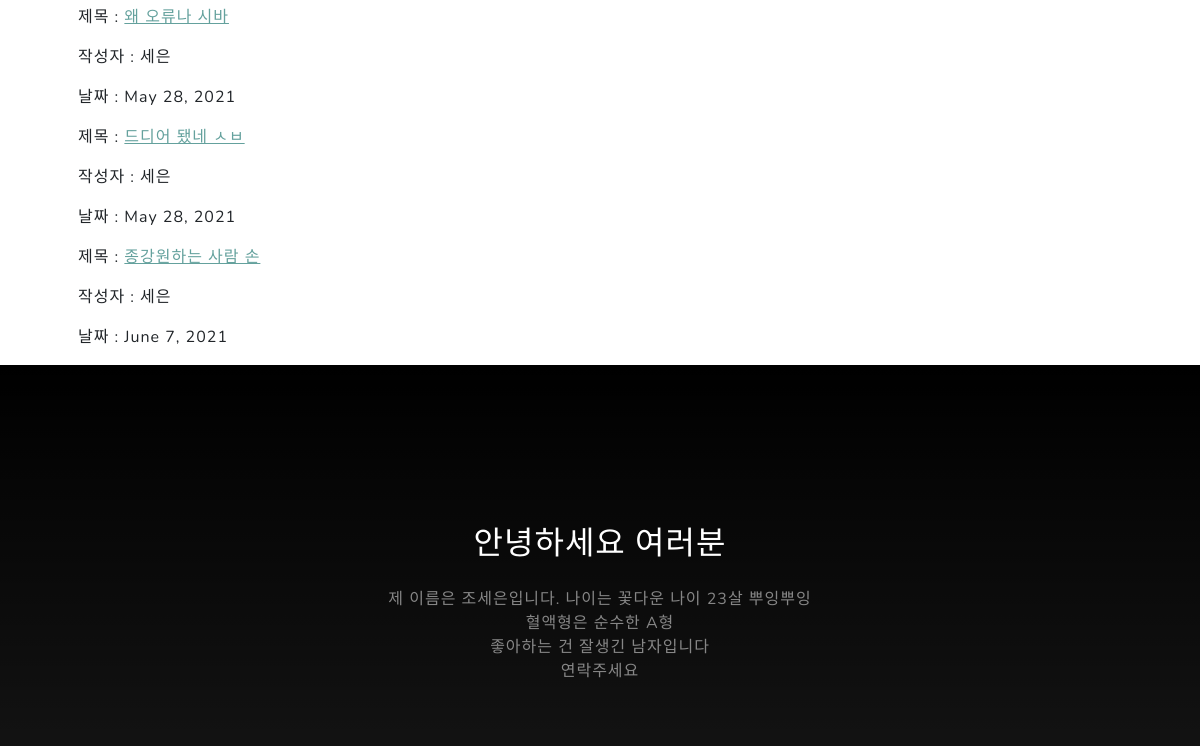
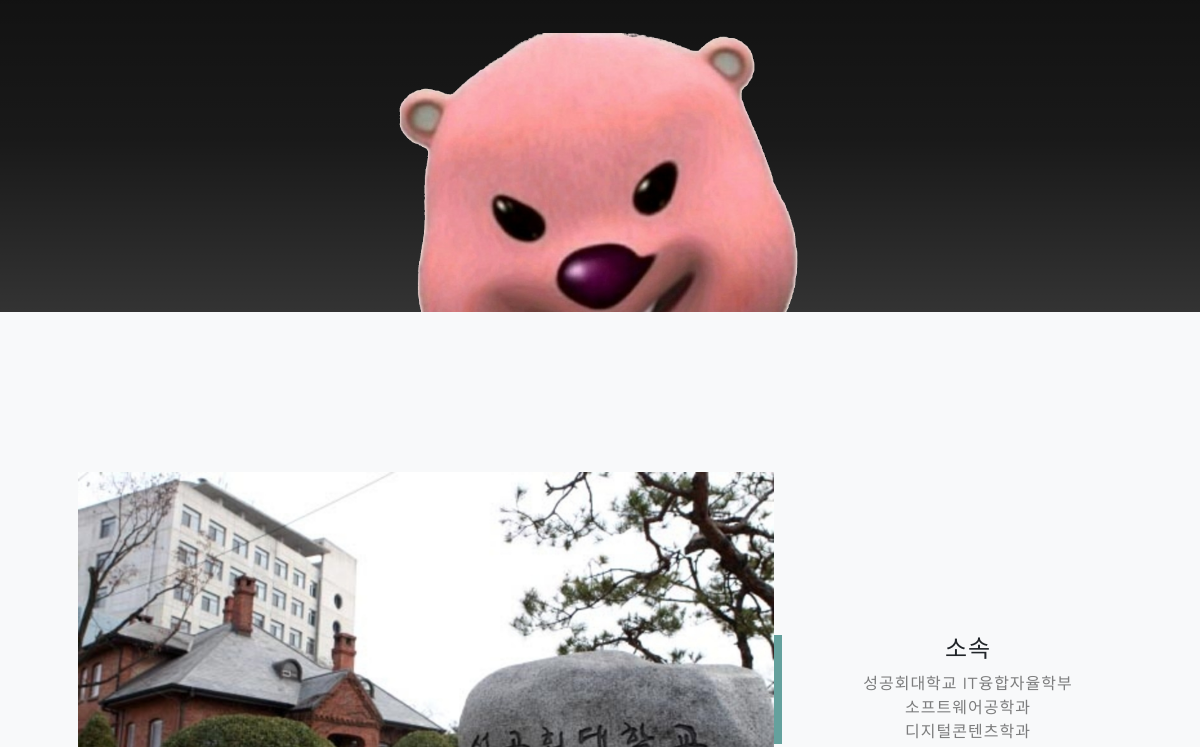
Page /read/ (middle part) on the earlier database version (2 pictures, top to bottom).
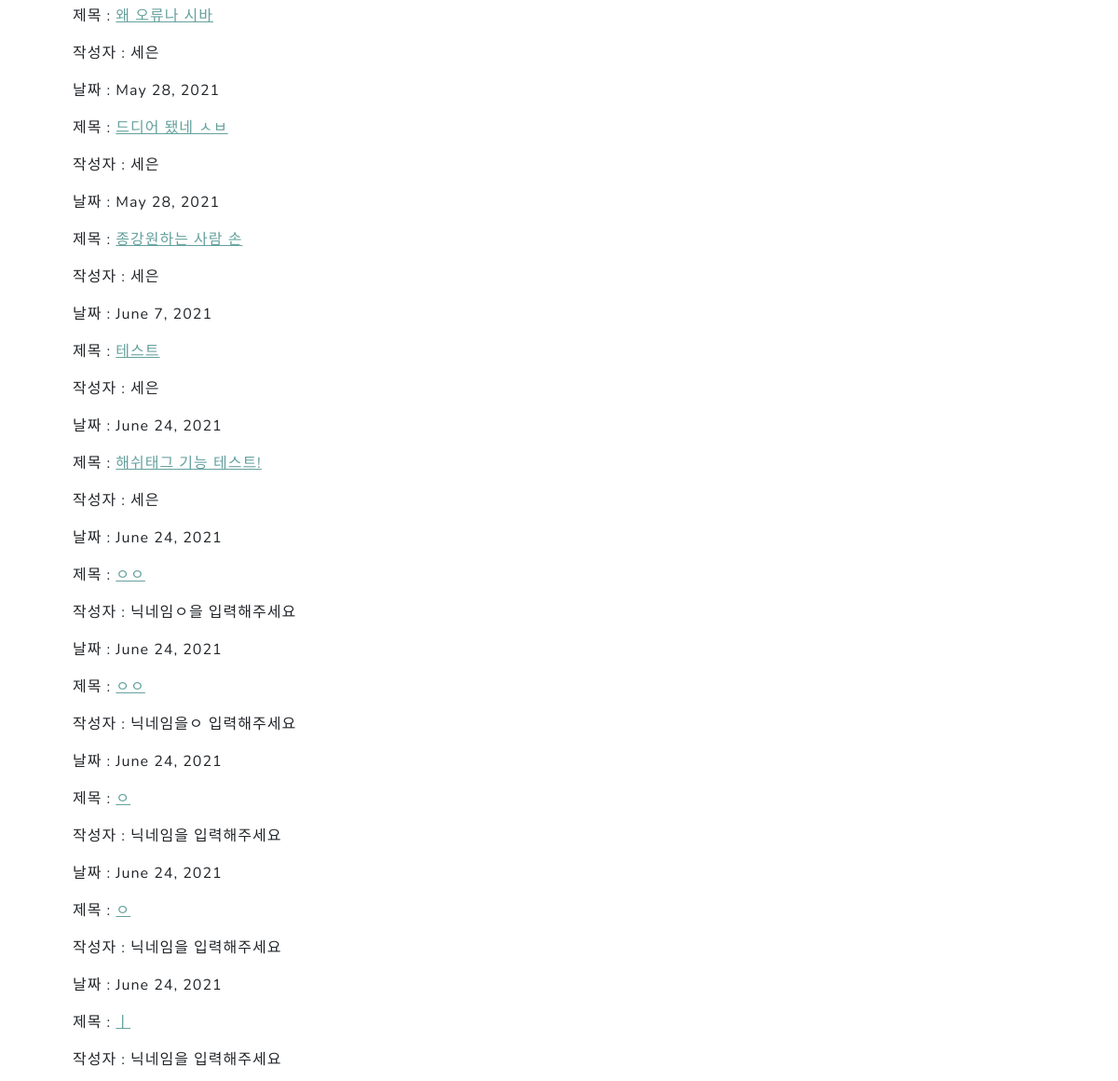
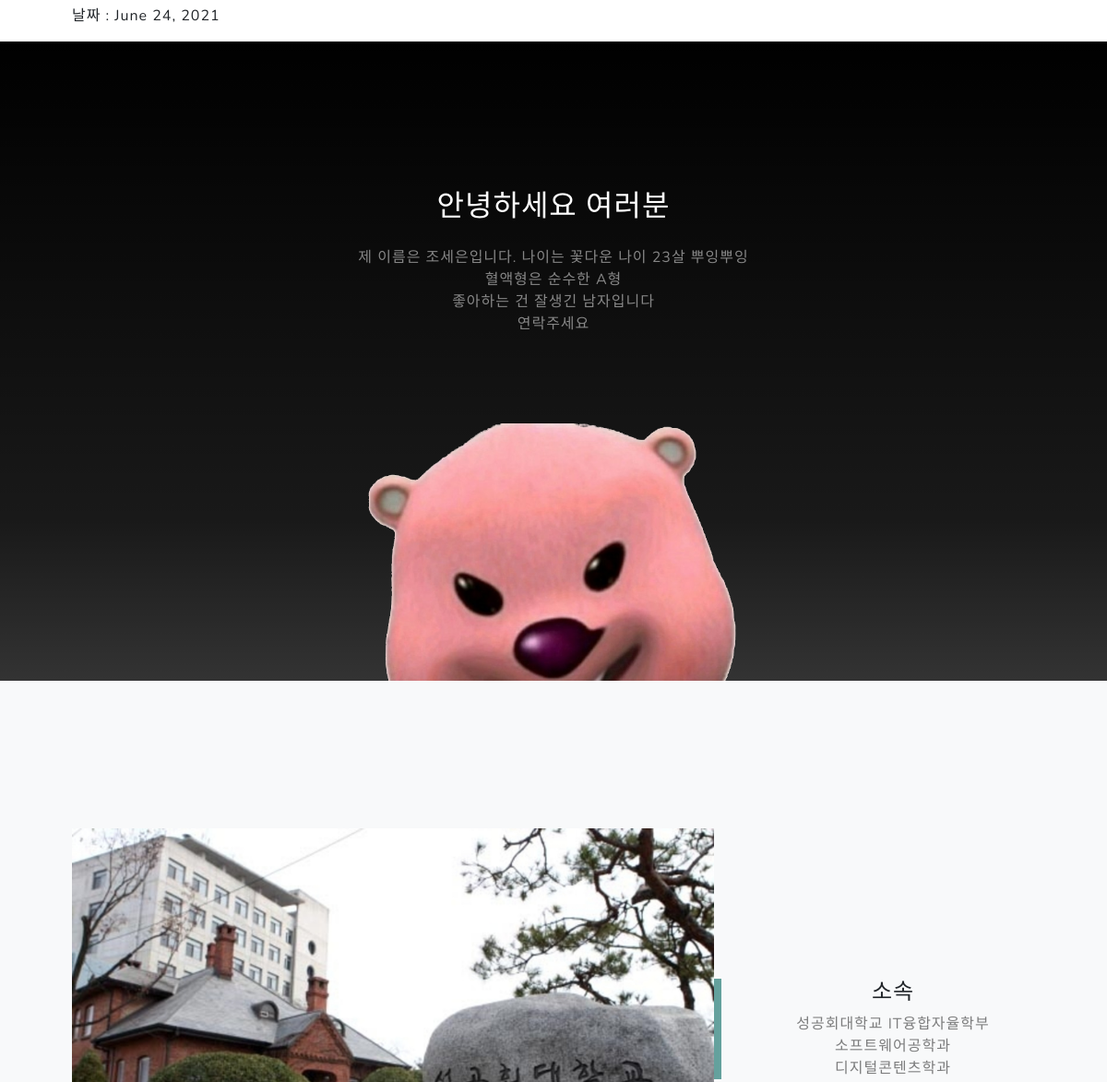
Same page on the later database version (2 pictures, top to bottom).
### blog/models.py (models this page shows, shortened)
class Post(models.Model):
    title = models.CharField(max_length=200)
    pub_date = models.DateField('date published')
    writer = models.CharField( max_length=15, default='닉네임을 입력해주세요')
    body = models.TextField()
    hashtags = models.ManyToManyField('Hashtag', blank=True)

### blog/views.py (the view)
# urls.py: path('read/',blog.views.read, name='read'),
def read(request):
    posts = Post.objects
    hashtags = Hashtag.objects
    return render(request, 'blog/read.html',{'posts':posts})

### blog/templates/blog/read.html (shortened to what this page needs)
{% extends 'blog/base.html' %}
{% block content %}
<section class="page-section" id="services">
    <div class="container px-4 px-lg-5">
          <br>
          <br>
          <br>
        {% for posts in posts.all %}
        <p>제목 : <a href="{% url 'detail' posts.id %}">{{ posts.title }}</a></p>
        <p>작성자 : {{ posts.writer }}</p>
        <p>날짜 : {{ posts.pub_date }}</p>
        {% endfor %}
    </div>
</section>
{% endblock %}

### blog/templates/blog/base.html (shortened to what this page needs)
{% load static %}
<!DOCTYPE html>
<html lang="en">
    <head>
        <link href="{% static 'blog/css/styles.css' %}" rel="stylesheet" />
    </head>
    <body id="page-top">
        {% block content %}
        {% endblock %}
        <section class="about-section text-center" id="about">
            <div class="container px-4 px-lg-5">
                <div class="row gx-4 gx-lg-5 justify-content-center">
                    <div class="col-lg-8">
                        <h2 class="text-white mb-4">안녕하세요 여러분</h2>
                        <p class="text-white-50">
                            제 이름은 조세은입니다. 나이는 꽃다운 나이 23살 뿌잉뿌잉<br>
                            혈액형은 순수한 A형 <br>
                            좋아하는 건 잘생긴 남자입니다 <br>
                            연락주세요
                        </p>
                    </div>
                </div>
                <img class="img-fluid" src="{% static 'blog/assets/img/ipad.png' %}" alt="..." />
            </div>
        </section>
        <section class="projects-section bg-light" id="projects">
            <div class="container px-4 px-lg-5">
                <div class="row gx-0 mb-4 mb-lg-5 align-items-center">
                    <div class="col-xl-8 col-lg-7"><img class="img-fluid mb-3 mb-lg-0" src="{% static 'blog/assets/img/bg-masthead.jpg' %}" alt="..." /></div>
                    <div class="col-xl-4 col-lg-5">
                        <div class="featured-text text-center text-lg-left">
                            <h4>소속</h4>
                            <p class="text-black-50 mb-0">성공회대학교 IT융합자율학부<br>
                            소프트웨어공학과 <br>
                            디지털콘텐츠학과 <br></p>
                        </div>
                    </div>
                </div>
            </div>
        </section>
    </body>
</html>

Differences in the rows shown:
added Post: title "테스트", writer "세은", pub_date "June 24, 2021"
added Post: title "해쉬태그 기능 테스트!", writer "세은", pub_date "June 24, 2021"
added Post: title "ㅇㅇ", writer "닉네임ㅇ을 입력해주세요", pub_date "June 24, 2021"
added Post: title "ㅇㅇ", writer "닉네임을ㅇ 입력해주세요", pub_date "June 24, 2021"
added Post: title "ㅇ", writer "닉네임을 입력해주세요", pub_date "June 24, 2021"
added Post: title "ㅇ", writer "닉네임을 입력해주세요", pub_date "June 24, 2021"
added Post: title "ㅣ", writer "닉네임을 입력해주세요", pub_date "June 24, 2021"
